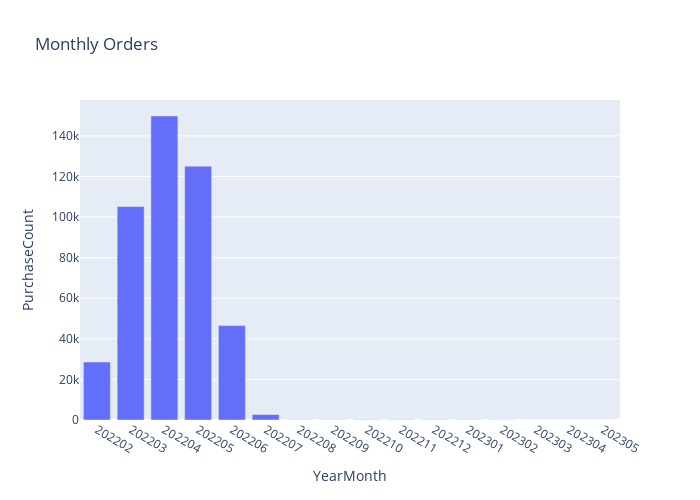

Write notebook code for a chart like this one.
### Code cell
fig = px.bar(data_frame=purchase_count_per_month, x='YearMonth', y='PurchaseCount', title='Monthly Orders', width=700, height=500)
fig.show()

### Figure 1 — Plotly figure (JSON) as saved in the notebook; plotly's stock layout.template omitted (floating-point values rounded to 4 significant figures)
{"data": [{"alignmentgroup": "True", "hovertemplate": "YearMonth=%{x}<br>PurchaseCount=%{y}<extra></extra>", "legendgroup": "", "marker": {"color": "#636efa", "pattern": {"shape": ""}}, "name": "", "offsetgroup": "", "orientation": "v", "showlegend": false, "textposition": "auto", "type": "bar", "x": ["202202", "202203", "202204", "202205", "202206", "202207", "202208", "202209", "202210", "202211", "202212", "202301", "202302", "202303", "202304", "202305"], "xaxis": "x", "y": [28555, 105227, 149809, 125092, 46530, 2688, 124, 130, 156, 131, 144, 100, 62, 15, 6, 3], "yaxis": "y"}], "layout": {"barmode": "relative", "height": 500, "legend": {"tracegroupgap": 0}, "title": {"text": "Monthly Orders"}, "width": 700, "xaxis": {"anchor": "y", "domain": [0, 1], "title": {"text": "YearMonth"}}, "yaxis": {"anchor": "x", "domain": [0, 1], "title": {"text": "PurchaseCount"}}}}
